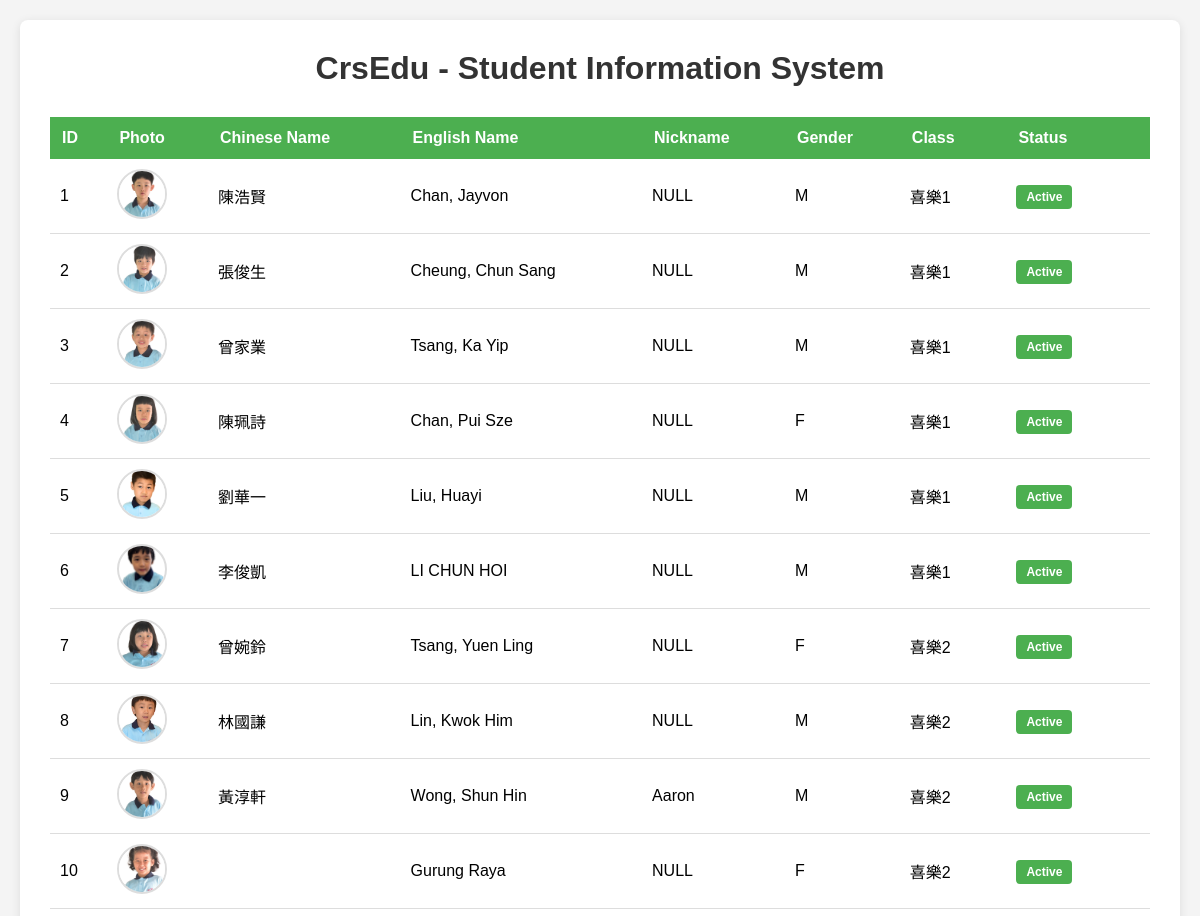
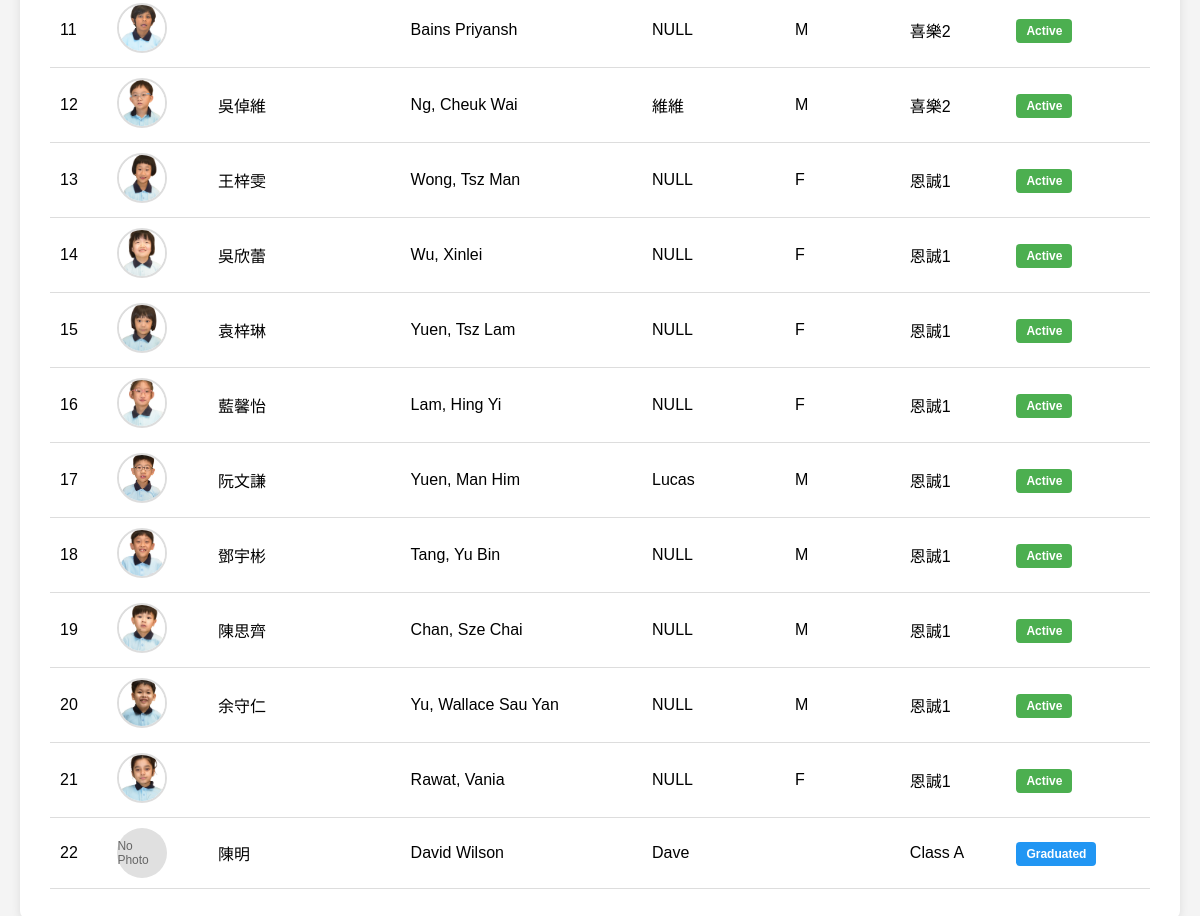
The page / on the database its author committed (2 pictures, top to bottom).
### tables this page shows
CREATE TABLE IF NOT EXISTS `students` (
  `id` int(11) NOT NULL AUTO_INCREMENT,
  `name_chi` varchar(100) NOT NULL COMMENT 'Chinese Name',
  `name_eng` varchar(100) NOT NULL COMMENT 'English Name',
  `nickname` varchar(50) DEFAULT NULL,
  `gender` enum('M','F') NOT NULL,
  `class` varchar(50) DEFAULT NULL COMMENT 'Class/Group',
  `status` enum('Active','Inactive','Graduated') DEFAULT 'Active',
  `image_path` varchar(255) DEFAULT NULL COMMENT 'Path to student image',
  PRIMARY KEY (`id`)
);

### db/connection.php (called while the page is built, shortened)
<?php
class Database {
    private static $instance = null;
    private $conn;
    private function __construct() {
        try {
            $this->conn = new mysqli(DB_HOST, DB_USER, DB_PASS, DB_NAME, DB_PORT);
            $this->conn->set_charset(DB_CHARSET);
        } catch (Exception $e) {
            die("Database connection error: " . $e->getMessage());
        }
    }
    public static function getInstance() {
        if (self::$instance === null) {
            self::$instance = new Database();
        }
        return self::$instance;
    }
    public function getConnection() {
        return $this->conn;
    }
}
function getDB() {
    return Database::getInstance()->getConnection();
}
?>

### db/students.php (called while the page is built, shortened)
<?php
require_once __DIR__ . '/connection.php';
class Students {
    private $conn;
    public function __construct() {
        $this->conn = getDB();
    }
    public function getAll($orderBy = 'id', $order = 'ASC') {
        $orderBy = $this->conn->real_escape_string($orderBy);
        $order = strtoupper($order) === 'DESC' ? 'DESC' : 'ASC';
        $sql = "SELECT * FROM students ORDER BY $orderBy $order";
        $result = $this->conn->query($sql);
        if ($result) {
            return $result->fetch_all(MYSQLI_ASSOC);
        }
        return [];
    }
}
?>

### index.php (the view, shortened to what this page needs)
<?php
require_once 'db/students.php';
$studentsObj = new Students();
$students = $studentsObj->getAll('id', 'ASC');
?>
<!DOCTYPE html>
<html lang="en">
<head>
</head>
<body>
    <div class="container">
        <h1>CrsEdu - Student Information System</h1>
        <?php if (!empty($students)): ?>
            <table>
                <thead>
                    <tr>
                        <th>ID</th>
                        <th>Photo</th>
                        <th>Chinese Name</th>
                        <th>English Name</th>
                        <th>Nickname</th>
                        <th>Gender</th>
                        <th>Class</th>
                        <th>Status</th>
                    </tr>
                </thead>
                <tbody>
                    <?php foreach($students as $row): ?>
                        <tr>
                            <td><?php echo htmlspecialchars($row['id']); ?></td>
                            <td>
                                <?php if (!empty($row['image_path']) && file_exists($row['image_path'])): ?>
                                    <img src="<?php echo htmlspecialchars($row['image_path']); ?>" alt="<?php echo htmlspecialchars($row['name_chi']); ?>" class="student-img">
                                <?php else: ?>
                                    <div class="no-img">No Photo</div>
                                <?php endif; ?>
                            </td>
                            <td><?php echo htmlspecialchars($row['name_chi']); ?></td>
                            <td><?php echo htmlspecialchars($row['name_eng']); ?></td>
                            <td><?php echo htmlspecialchars($row['nickname'] ?? 'N/A'); ?></td>
                            <td><?php echo htmlspecialchars($row['gender']); ?></td>
                            <td><?php echo htmlspecialchars($row['class'] ?? 'N/A'); ?></td>
                            <td>
                                <span class="status <?php echo strtolower($row['status']); ?>">
                                    <?php echo htmlspecialchars($row['status']); ?>
                                </span>
                            </td>
                        </tr>
                    <?php endforeach; ?>
                </tbody>
            </table>
        <?php endif; ?>
    </div>
</body>
</html>

### index.php (style rules this page uses)
* { margin: 0; padding: 0; box-sizing: border-box; }
body { font-family: Arial, sans-serif; background-color: #f4f4f4; padding: 20px; }
.container { max-width: 1200px; margin: 0 auto; background: white; padding: 30px; border-radius: 8px; box-shadow: 0 2px 10px rgba(0,0,0,0.1); }
h1 { color: #333; margin-bottom: 30px; text-align: center; }
table { width: 100%; border-collapse: collapse; margin-top: 20px; }
th { background-color: #4CAF50; color: white; padding: 12px; text-align: left; }
td { padding: 10px; border-bottom: 1px solid #ddd; }
.status { padding: 5px 10px; border-radius: 4px; font-size: 12px; font-weight: bold; }
.status.active { background-color: #4CAF50; color: white; }
.status.graduated { background-color: #2196F3; color: white; }
.student-img { width: 50px; height: 50px; object-fit: cover; border-radius: 50%; border: 2px solid #ddd; }
.no-img { width: 50px; height: 50px; background-color: #e0e0e0; border-radius: 50%; display: inline-flex; align-items: center; justify-content: center; color: #666; font-size: 12px; }

### rows shown on the page
students: id "1", image_path (picture), name_chi "陳浩賢", name_eng "Chan, Jayvon", nickname "NULL", gender "M", class "喜樂1", status "Active"
students: id "2", image_path (picture), name_chi "張俊生", name_eng "Cheung, Chun Sang", nickname "NULL", gender "M", class "喜樂1", status "Active"
students: id "3", image_path (picture), name_chi "曾家業", name_eng "Tsang, Ka Yip", nickname "NULL", gender "M", class "喜樂1", status "Active"
students: id "4", image_path (picture), name_chi "陳珮詩", name_eng "Chan, Pui Sze", nickname "NULL", gender "F", class "喜樂1", status "Active"
students: id "5", image_path (picture), name_chi "劉華一", name_eng "Liu, Huayi", nickname "NULL", gender "M", class "喜樂1", status "Active"
students: id "6", image_path (picture), name_chi "李俊凱", name_eng "LI CHUN HOI", nickname "NULL", gender "M", class "喜樂1", status "Active"
students: id "7", image_path (picture), name_chi "曾婉鈴", name_eng "Tsang, Yuen Ling", nickname "NULL", gender "F", class "喜樂2", status "Active"
students: id "8", image_path (picture), name_chi "林國謙", name_eng "Lin, Kwok Him", nickname "NULL", gender "M", class "喜樂2", status "Active"
students: id "9", image_path (picture), name_chi "黃淳軒", name_eng "Wong, Shun Hin", nickname "Aaron", gender "M", class "喜樂2", status "Active"
students: id "10", image_path (picture), name_eng "Gurung Raya", nickname "NULL", gender "F", class "喜樂2", status "Active"
students: id "11", image_path (picture), name_eng "Bains Priyansh", nickname "NULL", gender "M", class "喜樂2", status "Active"
students: id "12", image_path (picture), name_chi "吳倬維", name_eng "Ng, Cheuk Wai", nickname "維維", gender "M", class "喜樂2", status "Active"
students: id "13", image_path (picture), name_chi "王梓雯", name_eng "Wong, Tsz Man", nickname "NULL", gender "F", class "恩誠1", status "Active"
students: id "14", image_path (picture), name_chi "吳欣蕾", name_eng "Wu, Xinlei", nickname "NULL", gender "F", class "恩誠1", status "Active"
students: id "15", image_path (picture), name_chi "袁梓琳", name_eng "Yuen, Tsz Lam", nickname "NULL", gender "F", class "恩誠1", status "Active"
students: id "16", image_path (picture), name_chi "藍馨怡", name_eng "Lam, Hing Yi", nickname "NULL", gender "F", class "恩誠1", status "Active"
students: id "17", image_path (picture), name_chi "阮文謙", name_eng "Yuen, Man Him", nickname "Lucas", gender "M", class "恩誠1", status "Active"
students: id "18", image_path (picture), name_chi "鄧宇彬", name_eng "Tang, Yu Bin", nickname "NULL", gender "M", class "恩誠1", status "Active"
students: id "19", image_path (picture), name_chi "陳思齊", name_eng "Chan, Sze Chai", nickname "NULL", gender "M", class "恩誠1", status "Active"
students: id "20", image_path (picture), name_chi "余守仁", name_eng "Yu, Wallace Sau Yan", nickname "NULL", gender "M", class "恩誠1", status "Active"
students: id "21", image_path (picture), name_eng "Rawat, Vania", nickname "NULL", gender "F", class "恩誠1", status "Active"
students: id "22", shows "No Photo", name_chi "陳明", name_eng "David Wilson", nickname "Dave", class "Class A", status "Graduated"
